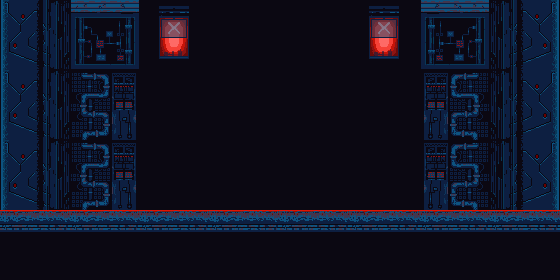

The image is a tile-based game level rendered from a .tmx file. Its description and complete source (layers, tilesets, objects, tile grids) follow:
An orthogonal 8x4 tile map with 70x70 px tiles, 2 tile layers (Ground, Background).

<map version="1.5" tiledversion="1.6.0" orientation="orthogonal" renderorder="right-down" width="8" height="4" tilewidth="70" tileheight="70" infinite="0" nextlayerid="3" nextobjectid="1">
 <tileset firstgid="1" name="TilesR" tilewidth="70" tileheight="70" tilecount="35" columns="5">
  <image source="TilesR.png" trans="000000" width="351" height="490" />
 </tileset>
 <layer id="1" name="Ground" width="8" height="4">
  <data encoding="csv">
0,0,0,0,0,0,0,0,
0,0,0,0,0,0,0,0,
0,0,0,0,0,0,0,0,
12,12,12,12,12,12,12,12
</data>
 </layer>
 <layer id="2" name="Background" width="8" height="4">
  <data encoding="csv">
22,2147483673,19,2,2,19,25,17,
22,2147483663,2,2,2,2,15,17,
22,2147483663,2,2,2,2,15,17,
0,0,0,0,0,0,0,0
</data>
 </layer>
</map>